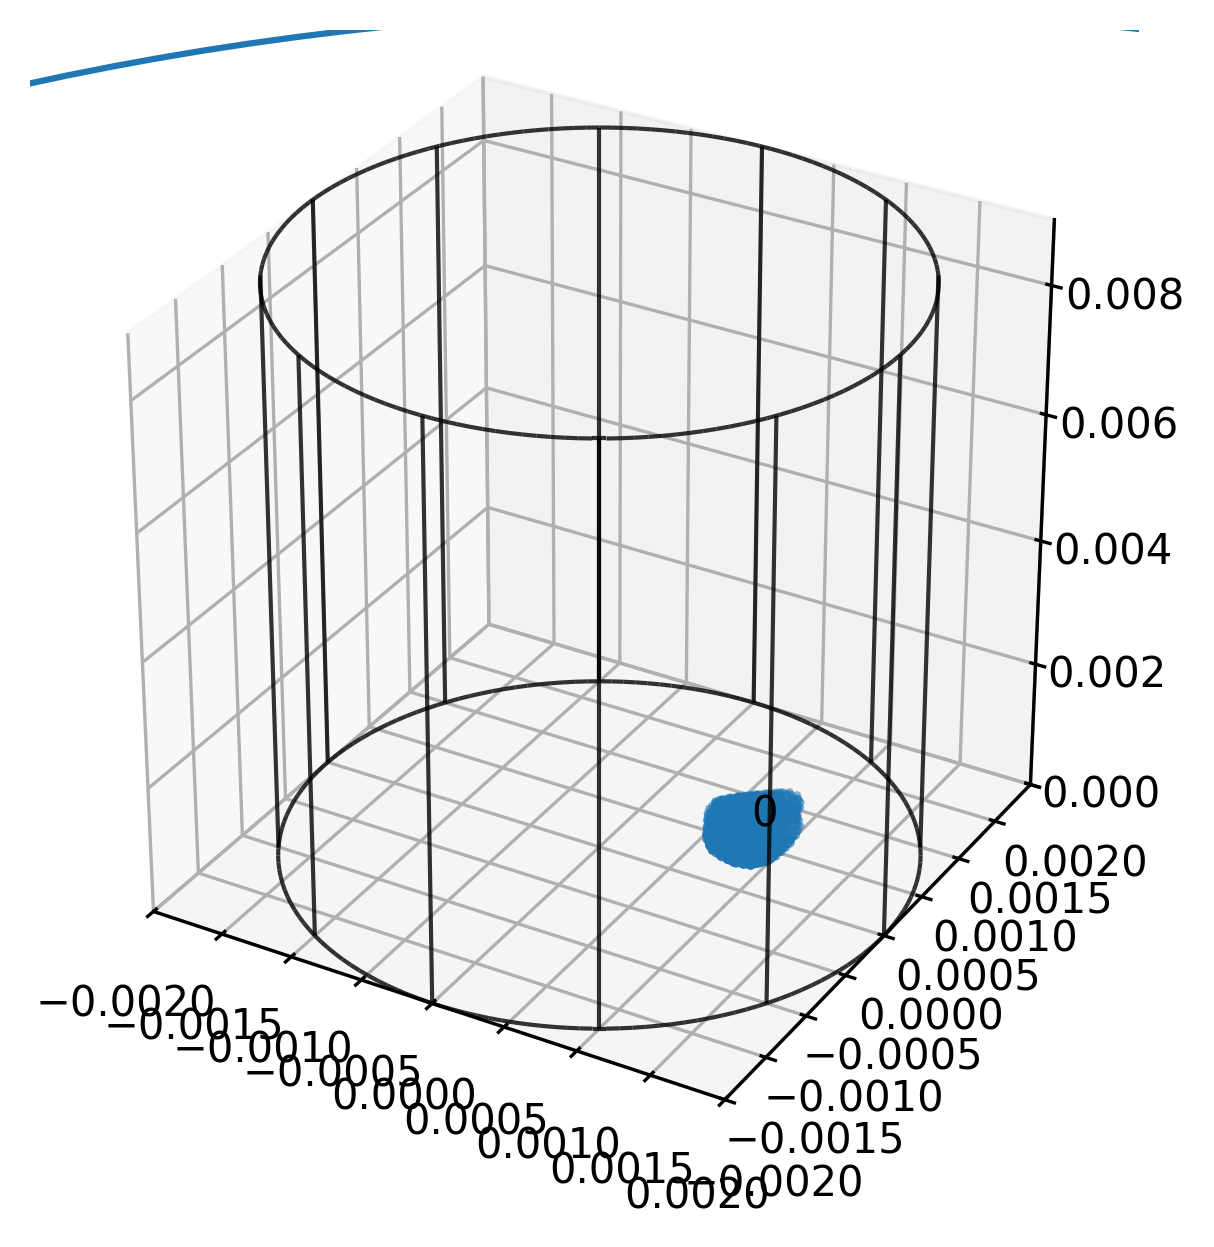

Python code for this plot:
import numpy as np
import math

# import time
from random import seed
from random import random

import sys, os
sys.path.append(os.getcwd())

import shape_dict, material_dict
# from genmesh import genmesh
from exp_dict import ShapeList, Wall3d, Contact, Experiment, plot3d_setup, GridDist
from arrangements import get_incenter_mesh_loc

from shape_params import Param
import argparse
# Instantiate the parser
# import pdb
# pdb.set_trace()





# --- variable-radius "squeeze" helpers ---

def try_add_edge_axis(L, wall_gap, surf_gap, r_prev, x_last, r_min, r_max):
    """
    Try to place ONE extra center on the + side with a (possibly) smaller radius r_edge in [r_min, r_max].
    We place that extra center at x_edge = L - (wall_gap + r_edge).
    Feasibility condition vs last existing center:
        x_edge - x_last >= r_prev + r_edge + surf_gap
    which gives:
        r_edge <= (L - wall_gap - x_last - surf_gap - r_prev)/2
    Returns (ok, r_edge, x_edge)
    """
    rhs = (L - wall_gap - x_last - surf_gap - r_prev) * 0.5
    if rhs < r_min:  # even the smallest allowed grain wouldn't fit
        return (False, None, None)
    r_edge = min(r_max, max(r_min, rhs))
    x_edge = L - (wall_gap + r_edge)
    return (True, r_edge, x_edge)


def build_axis_positions_with_edges(L, wall_gap, surf_gap, r_base, n_base, center_spacing):
    """
    Returns:
      xs   : list of center positions along this axis
      rcol : list of radii (same length as xs), possibly with a smaller last element
    """
    # base (uniform) positions, all radius=r_base
    xs = positions_along(n_base, L, wall_gap, center_spacing, r_base).tolist()
    rcol = [r_base] * len(xs)

    # Consider one extra at the +side using smaller radius if it fits
    r_min = 120e-6  # 0.42 mm
    r_max = 840e-6  # 0.84 mm

    if len(xs) > 0:
        x_last = xs[-1]
        r_prev = rcol[-1]
        ok, r_edge, x_edge = try_add_edge_axis(L, wall_gap, surf_gap, r_prev, x_last, r_min, r_max)
        if ok:
            xs.append(x_edge)
            rcol.append(r_edge)
    return xs, rcol


# ----------------- helper functions -----------------
def max_fit_along(L, wall_gap, center_spacing, rad):
    """
    Max number of centers (equally spaced) that fit along length L
    with:
      - first center at wall_gap + rad
      - last  center at L - (wall_gap + rad)
      - constant step = center_spacing (>= 2*rad)
    """
    if L <= 0 or center_spacing <= 0:
        return 0

    # available span for center locations (from first to last center position)
    avail = L - 2*(wall_gap + rad)

    # If even a single grain doesn't fit with wall clearance, return 0
    if avail < -1e-15:
        return 0

    # If we can place exactly one center, that's valid if L >= 2*(wall_gap + rad)
    if avail < center_spacing - 1e-15:
        # one center fits if there is room for a center anywhere between the walls
        return 1 if L >= 2*(wall_gap + rad) - 1e-15 else 0

    # Otherwise, 1 + floor(avail / center_spacing)
    return 1 + int(math.floor((avail + 1e-15) / center_spacing))


def positions_along(n, L, wall_gap, center_spacing, rad):
    """
    Compute n center coordinates along [0, L] given:
      - first at wall_gap + rad
      - step center_spacing
    Assumes n is feasible (i.e., computed by max_fit_along or capacity check).
    """
    if n <= 0:
        return np.array([], dtype=float)
    x0 = wall_gap + rad
    xs = x0 + np.arange(n, dtype=float) * center_spacing
    # Safety clamp (due to float eps) so last center never violates wall clearance
    xmax = L - (wall_gap + rad)
    if len(xs) > 0:
        xs[-1] = min(xs[-1], xmax)
    return xs


parser = argparse.ArgumentParser(description='Optional app description')

# Optional argument
# parser.add_argument('--shape', type=str, help='shape of each particle', default='small_disk')
parser.add_argument('--particle_rad', type=float, help='radius of each particle', default=8e-3)
parser.add_argument('--L', type=float, help='half-length of container', default=100e-3)
parser.add_argument('--wallh_ratio', type=float, help='half-length of wall height vs wall width', default=2)
parser.add_argument('--nx', type=int, help='number of particles in x dir', default=10)
parser.add_argument('--ny', type=int, help='number of particles in y dir', default=10)
parser.add_argument('--vel_val', type=float, help='initial velocity', default=-20)
parser.add_argument('--acc_val', type=float, help='initial velocity', default=-10)
parser.add_argument('--shape', type=str, help='shape of grain', default='grains')
#parser.add_argument('--msh_path', type=str, help='shape of grain', default='/home/davood/projects/beta_perigrain_v2/grain-data/test5grains')
parser.add_argument('--msh_path', type=str, help='shape of grain', default='/home/davood/projects/beta_perigrain_v2/grain-data')

parser.add_argument('--G_scale', type=float, help='shear modulus scaling', default=0.5)
parser.add_argument('--Gnot_scale', type=float, help='shear modulus scaling', default=1e-4)
parser.add_argument('--K_scale', type=float, help='bulk modulus scaling', default=0.5)
parser.add_argument('--rho_scale', type=float, help='density scaling', default=1)

parser.add_argument('--meshsize_factor', type=float, help='meshsize factor compared to radius', default=50)
parser.add_argument('--delta_factor', type=float, help='delta factor compared to radius', default=3)
parser.add_argument('--contact_rad_factor', type=float, help='contact radius factor compared to radius', default=5)

parser.add_argument('--setup_file', type=str, help='output setup directory', default='data/hdf5/all.h5')
parser.add_argument('--plot', action='store_true', help='whether to show plot or not')
# finish parsing
args = parser.parse_args()
args.plot=1
print('plot', args.plot)
print('saving experiment setup to', args.setup_file)

""" Two particles colliding in 3D
"""

# Common knobs
mf = 20  # meshsize factor (your existing code)
delta_factor       = getattr(args, "delta_factor", 3.015)
contact_rad_factor = getattr(args, "contact_rad_factor", 5.0)

# # --- sizes & spacing (unchanged parts above) ---
rad = 600e-6                    # meters (sphere radius)
delta = rad/args.delta_factor
meshsize = rad/mf
contact_radius = rad/args.contact_rad_factor
# gap = rad + contact_radius                 # margin to each wall and half the center spacing
# min_center_spacing = 2.0 * (rad + contact_radius)  # no-overlap spacing
# import numpy as np
#
# ----------------- user-fixed box -----------------
# Lx = 4e-3   # meters
# Ly = 4e-3
# Lz = 5e-3
Lx = 4e-3   # meters
Ly = 4e-3
Lz = 5e-3


# ----------------- material / peridynamics params -----------------

# ----------------- geometry knobs -----------------
mode = "radius"                                   # "counts" or "radius"
surf_gap = 0.01 * rad                   # surface-to-surface clearance between neighboring grains
wall_gap = 0.5 * surf_gap                         # clearance from wall surface to grain surface

# ----------------- derive spacings -----------------
center_spacing = 2.0*rad + surf_gap               # <<<< FIXED: must be 2*rad + surf_gap

# ----------------- choose counts for the *base* grid -----------------
if mode == "counts":
    n_x, n_y, n_z = 2, 2, 4  # example
    cap_x = max_fit_along(Lx, wall_gap, center_spacing, rad)
    cap_y = max_fit_along(Ly, wall_gap, center_spacing, rad)
    cap_z = max_fit_along(Lz, wall_gap, center_spacing, rad)
    if (n_x > cap_x) or (n_y > cap_y) or (n_z > cap_z):
        raise ValueError(
            "Requested grid does not fit without overlaps.\n"
            f"  Requested: n_x={n_x}, n_y={n_y}, n_z={n_z}\n"
            f"  Max that fit: n_x≤{cap_x}, n_y≤{cap_y}, n_z≤{cap_z}\n"
            "  Adjust Lx,Ly,Lz or n_* or rad/surf_gap/wall_gap."
        )
elif mode == "radius":
    n_x = max_fit_along(Lx, wall_gap, center_spacing, rad)
    n_y = max_fit_along(Ly, wall_gap, center_spacing, rad)
    n_z = max_fit_along(Lz, wall_gap, center_spacing, rad)
    if min(n_x, n_y, n_z) <= 0:
        raise ValueError(
            "No particle fits with the given radius/gaps.\n"
            f"Lx={Lx:g}, Ly={Ly:g}, Lz={Lz:g}, center_spacing={center_spacing:g}, "
            f"wall_gap={wall_gap:g}, rad={rad:g}"
        )
else:
    raise ValueError("mode must be 'counts' or 'radius'.")




# ----------------- build positions (base grid + optional edge squeeze) -----------------
x_list, r_x = build_axis_positions_with_edges(Lx, wall_gap, surf_gap, rad, n_x, center_spacing)
y_list, r_y = build_axis_positions_with_edges(Ly, wall_gap, surf_gap, rad, n_y, center_spacing)
z_list, r_z = build_axis_positions_with_edges(Lz, wall_gap, surf_gap, rad, n_z, center_spacing)

x = np.array(x_list, dtype=float)
y = np.array(y_list, dtype=float)
z = np.array(z_list, dtype=float)

# 3-D grid of centers
X, Y, Z = np.meshgrid(x, y, z, indexing="xy")
shifts = np.c_[X.ravel(), Y.ravel(), Z.ravel()]

# Per-axis radii to 3-D: take the *most restrictive* (smallest) to ensure clearances
RX, RY, RZ = np.meshgrid(np.array(r_x), np.array(r_y), np.array(r_z), indexing="xy")
radii = np.minimum(np.minimum(RX, RY), RZ).ravel()

cnt = shifts.shape[0]



# ----------------- peridem material / mesh (unchanged) -----------------
delta = rad / delta_factor
meshsize = rad / mf

SL = ShapeList()
material = material_dict.ottawa_sand(delta)
material.print()

wall = Wall3d(1, 0.0, 0.0, 0.0, Lx, Ly, Lz)


#------------------ build ShapeList with per-particle scaling --------------
count = cnt
if args.shape == 'grains':
    # pre-append one Shape per particle, but scale each to its own radius
    for i in range(count):
        ind = (i % 400) + 1   # reuse your library up to 400 variants; wrap if needed
        msh_file = os.path.join(args.msh_path, f"mesh_{ind}.msh")
        # scale to the *individual* radius
        shape = shape_dict.Shape(P=None, nonconvex_interceptor=None, msh_file=msh_file,
                                 scale_mesh_to=float(radii[i]), centroid_origin=True)
        SL.append(shape=shape, count=1, meshsize=meshsize, material=material, plot_shape=False)
else:
    # single primitive shape repeated with per-particle scaling (if your ShapeList supports it)
    SL.append(shape=shape, count=count, meshsize=meshsize, material=material, plot_shape=False)

particles = SL.generate_mesh(dimension=3, contact_radius=contact_radius,
                             plot_node_text=False, plot_shape=False, plot_mesh=False)
gval = -5e4
gvec = np.array([0.0, 0.0, gval], dtype=float)

# shift them into place
for i in range(count):
    part = particles[i][0] if args.shape == 'grains' else particles[0][i]
    part.shift(shifts[i])
    # ensure .acc exists and is a vector
    if not hasattr(part, "acc") or part.acc is None:
          part.acc = np.zeros(3, dtype=float)

    part.acc += gvec
    part.extforce+=[0,0,gval * part.material.rho] 
    #particles[0][i].acc += [0, 0,g_val]
    #particles[0][i].extforce += [0,0, g_val * particles[0][i].material.rho]



normal_stiffness = material_dict.peridem_3d(contact_radius).cnot / contact_radius


damping_ratio = 0.8
friction_coefficient = 0.8

contact  = Contact(contact_radius, normal_stiffness, damping_ratio, friction_coefficient)
args.plot=1

if args.plot:
    plot3d_setup(particles, dotsize=15, wall=wall, show_particle_index=True, delta=delta, contact_radius=contact_radius, save_filename='setup.png')

exp = Experiment(particles, wall, contact)

#######################################################################

# save the data
print('saving experiment setup to', args.setup_file)
exp.save(args.setup_file)
